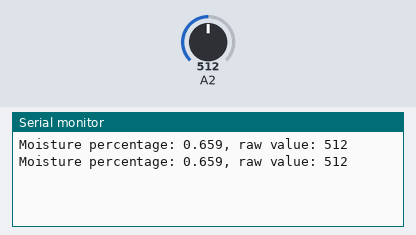
This sketch was run on a simulated Arduino Uno, built with avr-gcc and run on an emulated ATmega328P. Shown: the last lines printed to the serial monitor. Inputs (shaded band) come from the test bench; at power-on: A2 = 512.

Above: at 1.2 s.
1.3 s: A2 set to 716
At 2.6 s:
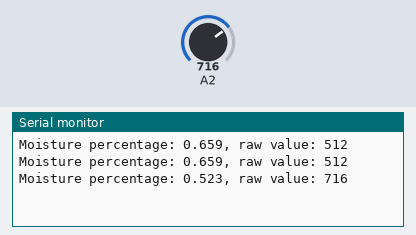
2.8 s: A2 set to 900
At 3.8 s:
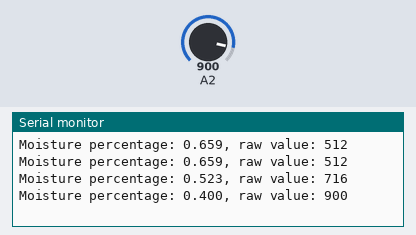
Timing chart, 0 to 5.8 s (numbered marks = the images above; inputs shaded):
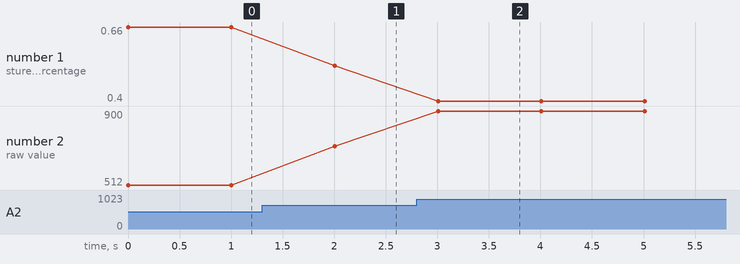

Measured:
- after the input at 1.3 s, the serial monitor: prints a new line after 0.71 s (image 1)
- after the input at 2.8 s, the serial monitor: prints a new line after 0.21 s (image 2)
- plotted number 1: 0.66 → 0.52 after the input at 1.3 s, 0.52 → 0.4 after the input at 2.8 s
- plotted number 2: 512 → 716 after the input at 1.3 s, 716 → 900 after the input at 2.8 s

The sketch:

MoistureSensorTests.ino
```cpp
#include <CapacitiveSoilMoistureSensorController.h>

CapacitiveSoilMoistureSensorController moistureSensorController(A2, 5, 0, 1500, true);

void setup() {
  Serial.begin(9600);
}

/**
 * Read and print the moisture level every second
 */
void loop() {
  Serial.println(
    "Moisture percentage: "
      + String(moistureSensorController.getMoisturePercentage(), 3)
      + ", raw value: "
      + String(moistureSensorController.getRawAnalogReading())
  );

  delay(1000);
}
```
